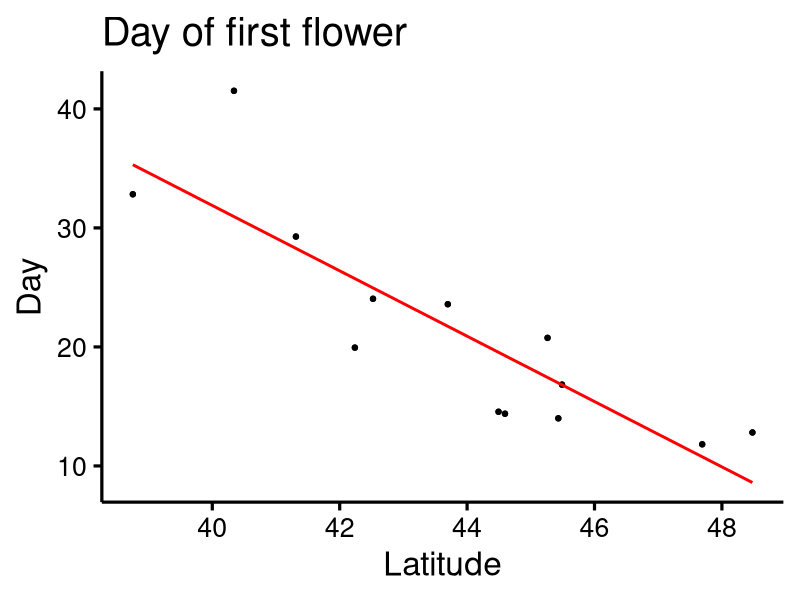
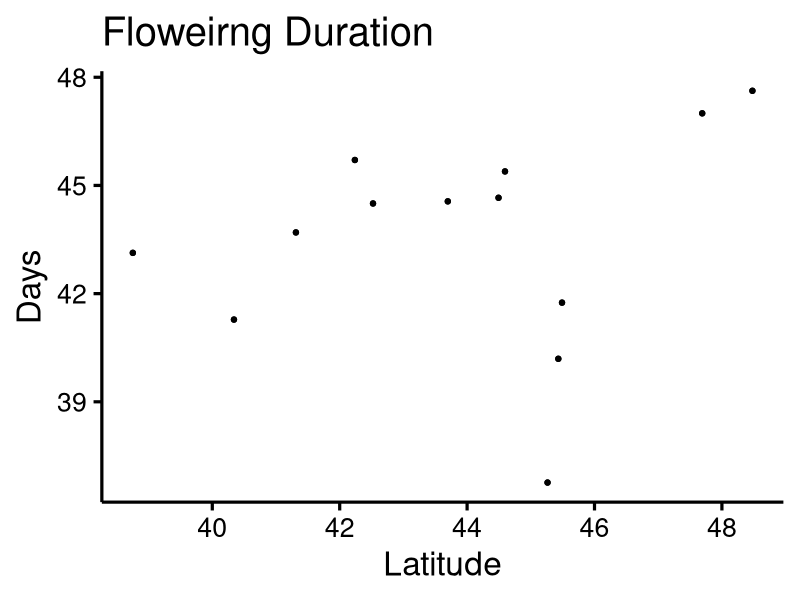
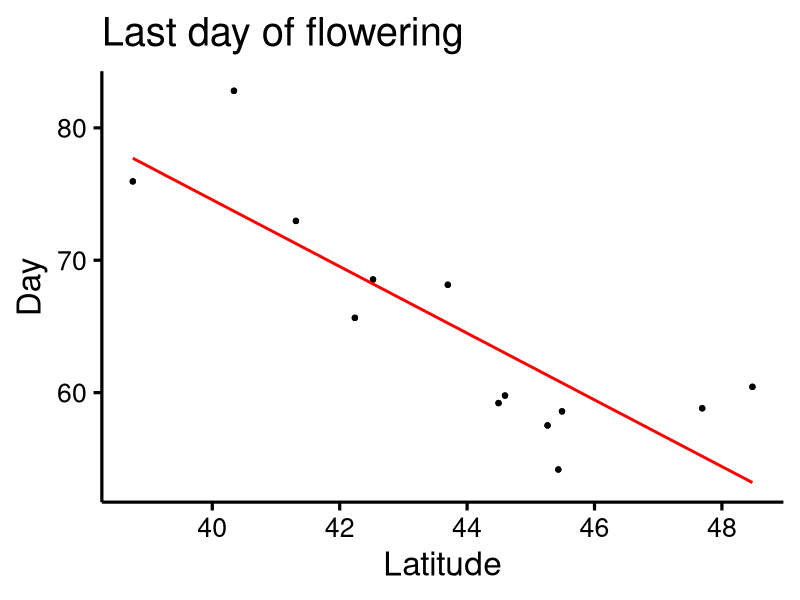
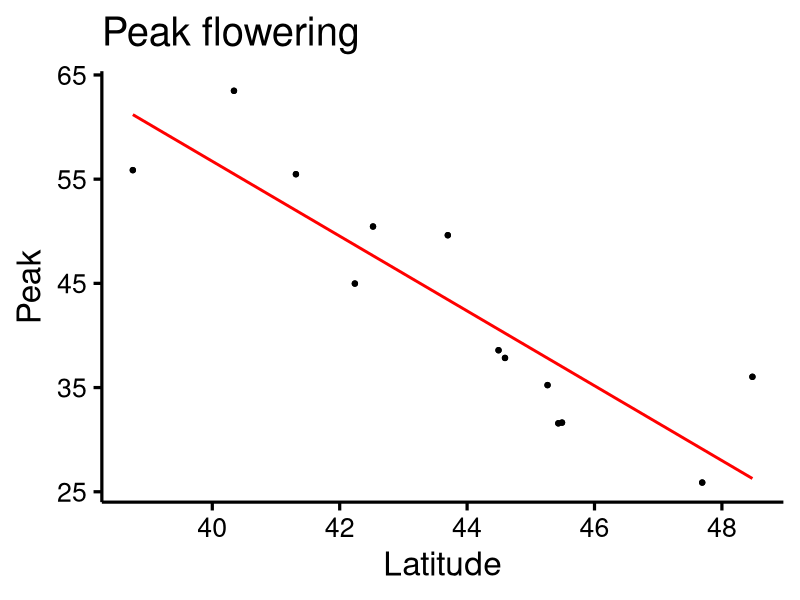
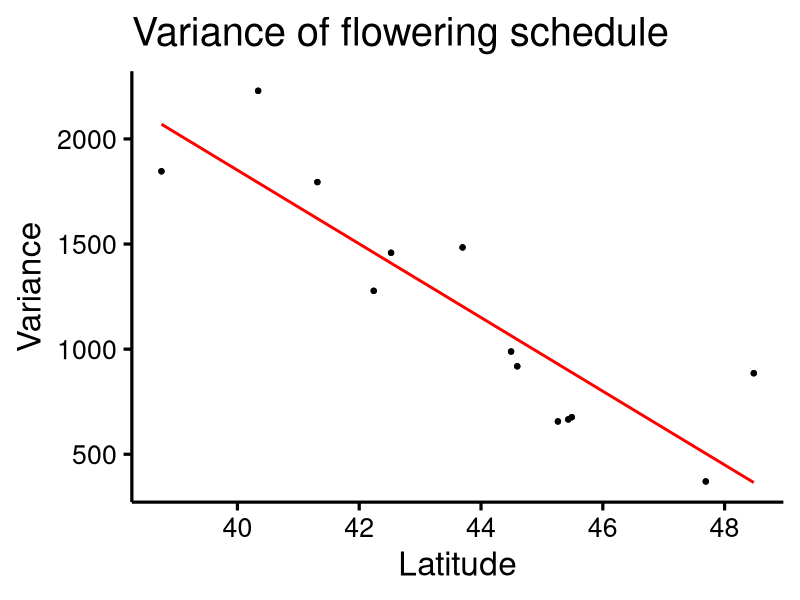
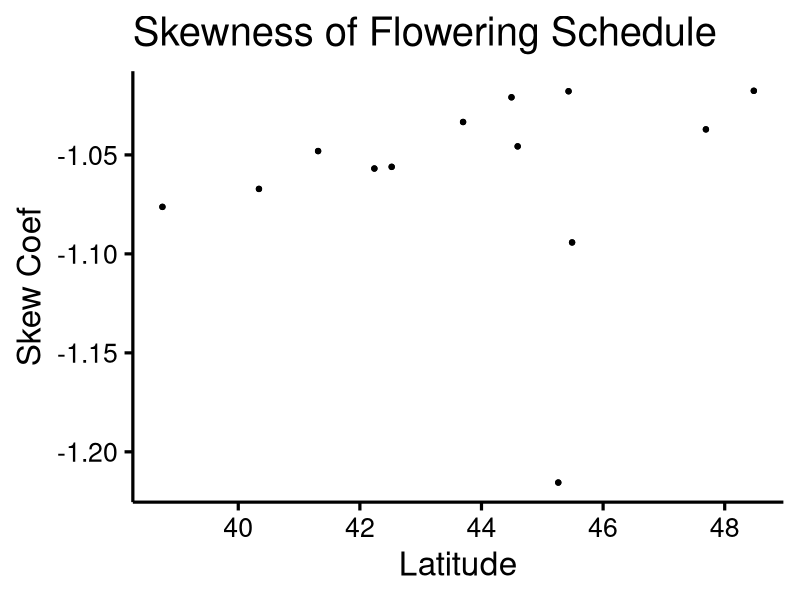
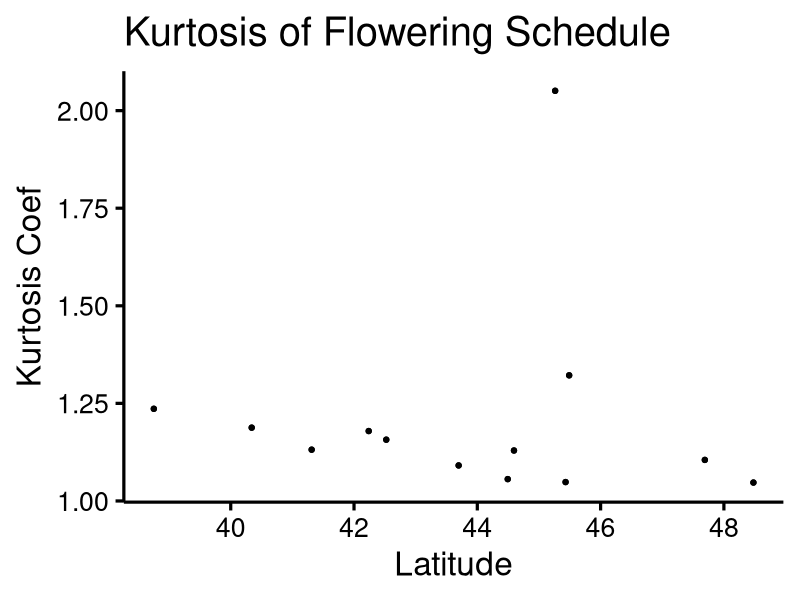
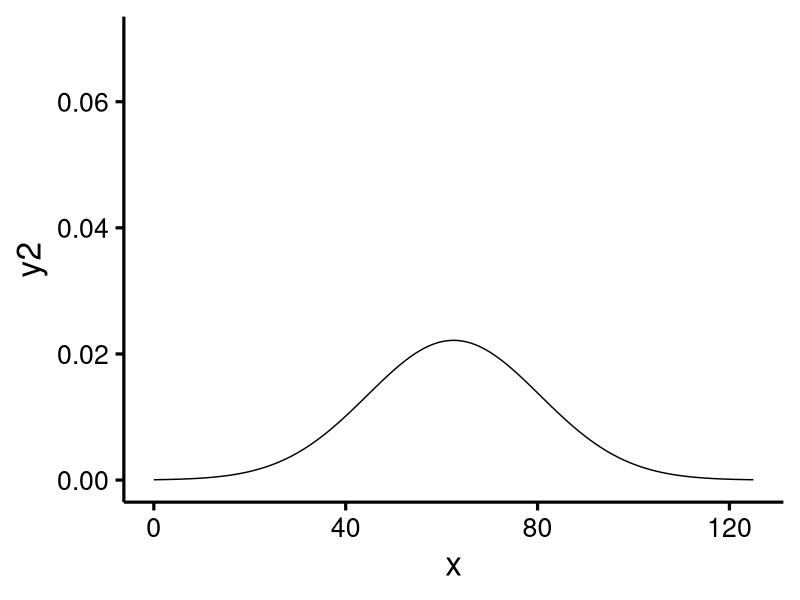

R code for these plots, in order:
## ---- chunk 1
dat<-read.csv("./data/FloralDisplayPop.csv") # Latitudes of population origin were added to the csv file manually.
library(ggplot2)
library(dplyr)

theme_custom<-function(base_size = 24, base_family = ""){
  theme_bw(base_size = base_size, base_family = base_family) %+replace% 
    theme(axis.text = element_text(size = rel(0.8),colour="black"),
          axis.ticks = element_line(colour = "black"), 
          legend.position = "none",
          panel.border = element_rect(fill = NA, colour = NA), 
          panel.grid.major = element_line(colour = NA,size = 0), 
          panel.grid.minor = element_line(colour = NA,size = 0), 
          axis.line = element_line(colour ="black")
    )
}
## ---- chunk 2
#Julian day first flower x Latitude
FirstFlwr<- ggplot(data=dat,mapping=aes(x=Latitude,y=Start)) + geom_point() + labs(x="Latitude",y="Day",title="Day of first flower") + theme_custom() + geom_smooth(method = "lm", se=F, colour="red")

FirstFlwr

reg4<-lm(Start~Latitude,data=dat)
summary(reg4)

#Duration x Latitude
Duration<- ggplot() + geom_point(data=dat,mapping=aes(x=Latitude,y=Duration)) + labs(x="Latitude",y="Days",title="Floweirng Duration") + theme_custom()

Duration

reg5<-lm(Duration~Latitude,data=dat)
summary(reg5)

#End Date x Latitude
EndDate<-ggplot(data=dat,mapping=aes(x=Latitude,y=End)) + geom_point() + labs(x="Latitude",y="Day",title="Last day of flowering") + theme_custom() + geom_smooth(method = "lm", se=F, colour="red")

EndDate

reg6<-lm(End~Latitude,data=dat)
summary(reg6)

## ---- chunk 3
# Peak (mean) flowering x Latitude
Peak <- ggplot(data=dat,mapping=aes(x=Latitude,y=Peak)) + geom_point() + labs(x="Latitude",y="Peak",title="Peak flowering") + theme_custom() + geom_smooth(method = "lm", se=F, colour="red")

Peak

reg0<-lm(Peak~Latitude,data=dat)
summary(reg0)

# Variance x Latitude
VarST<- ggplot(data=dat,mapping=aes(x=Latitude,y=Var)) + geom_point() + labs(x="Latitude",y="Variance",title="Variance of flowering schedule") + theme_custom() + geom_smooth(method = "lm", se=F, colour="red")

VarST

reg1<-lm(Var~Latitude,data=dat)
summary(reg1)

#Skew x Latitude
SkewST<- ggplot(data=dat,mapping=aes(x=Latitude,y=Skew)) + geom_point() + labs(x="Latitude",y="Skew Coef",title="Skewness of Flowering Schedule") + theme_custom()

SkewST

reg2<-lm(Skew~Latitude,data=dat)
summary(reg2)

#Kurtosis x Latitude
KurtST<- ggplot(data=dat,mapping=aes(x=Latitude,y=Kurt)) + geom_point() + labs(x="Latitude",y="Kurtosis Coef",title="Kurtosis of Flowering Schedule") + theme_custom()

KurtST

reg3<-lm(Kurt~Latitude,data=dat)
summary(reg3)
## ---- chunk 4
#Low Variance
x<-seq(0,125,by=1)
y<-dnorm(x,mean=62.5,sd=6)
LowVar<-qplot(x,y,geom="line") + ylim(0,0.07) + theme_custom()

#High Variance
x<-seq(0,125,by=1)
y2<-dnorm(x,mean=62.5,sd=18)
HighVar<-qplot(x,y2,geom="line") + ylim(0,0.07) + theme_custom()

HighVar
LowVar
